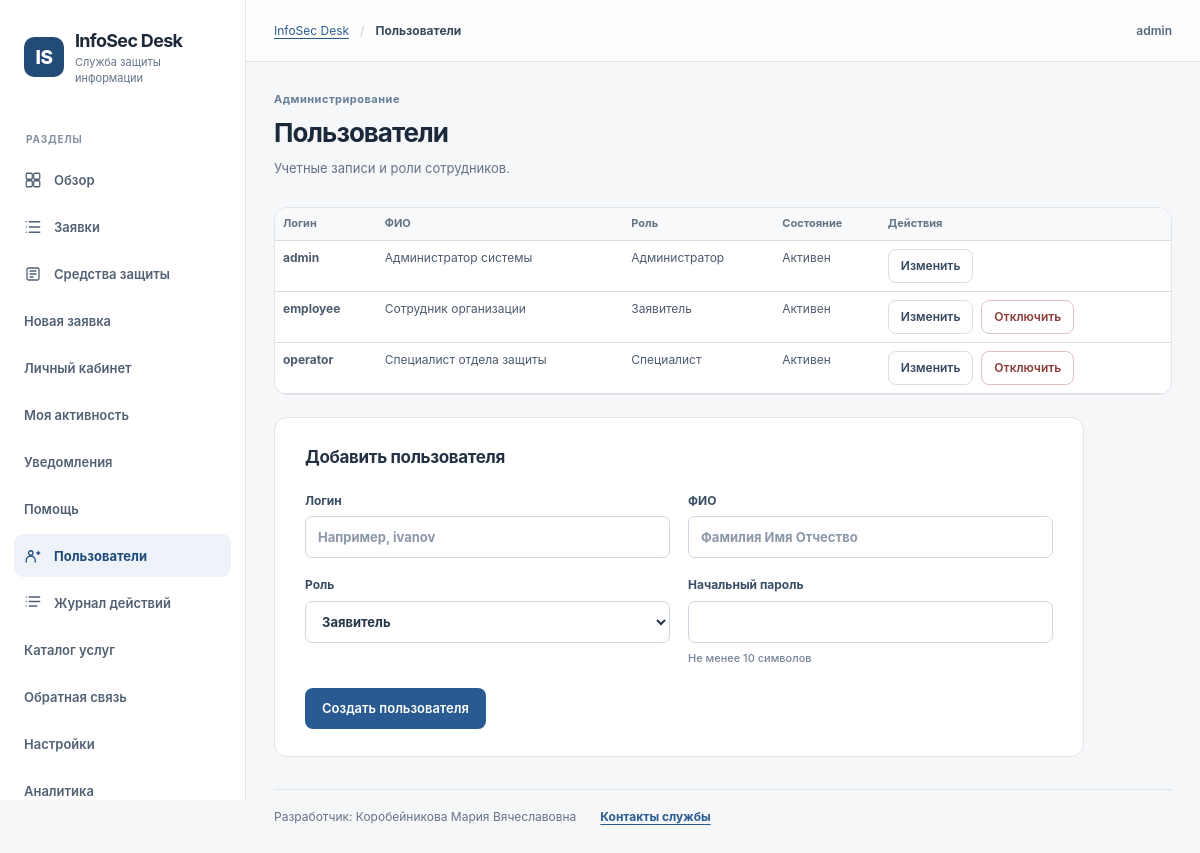
The app's page /users (signed in) with its own data.
### tables this page shows
CREATE TABLE users (
    id INTEGER PRIMARY KEY,
    username TEXT NOT NULL UNIQUE COLLATE NOCASE,
    full_name TEXT NOT NULL,
    password_hash TEXT NOT NULL,
    role TEXT NOT NULL CHECK (role IN ('requester', 'operator', 'admin')),
    active INTEGER NOT NULL DEFAULT 1 CHECK (active IN (0, 1)),
    created_at TEXT NOT NULL DEFAULT (datetime('now'))
);

### src/infosec_desk/web.py (the view)
    @app.get("/users")
    def users_page():
        require_user({"admin"})
        return show("users.html", "Пользователи", users=service.users(db_path))

### src/infosec_desk/db.py (called while the page is built)
def connect(path: str | Path) -> sqlite3.Connection:
    db = sqlite3.connect(str(path), timeout=10)
    db.row_factory = sqlite3.Row
    db.execute("PRAGMA foreign_keys = ON")
    db.execute("PRAGMA busy_timeout = 5000")
    return db

### src/infosec_desk/security.py (called while the page is built)
def new_csrf_token() -> str:
    return secrets.token_urlsafe(32)

### src/infosec_desk/service.py (called while the page is built)
def find_user(db_path, user_id):
    with connect(db_path) as db:
        row = db.execute(
            "SELECT id,username,full_name,role,active FROM users WHERE id=?", (user_id,)
        ).fetchone()
    return dict(row) if row and row["active"] else None

def users(db_path):
    with connect(db_path) as db:
        return [
            dict(row)
            for row in db.execute(
                "SELECT id,username,full_name,role,active FROM users ORDER BY full_name"
            )
        ]

def get_settings(db_path):
    with connect(db_path) as db:
        settings = {
            r["setting_key"]: r["setting_value"]
            for r in db.execute("SELECT * FROM application_settings")
        }
    return {
        "help_email": settings.get("help_email", "Уточняется у администратора"),
        "office_hours": settings.get("office_hours", "Пн-Пт, 09:00-18:00"),
        "site_title": settings.get("site_title", "InfoSec Desk"),
    }

### src/infosec_desk/templates/users.html (shortened to what this page needs)
{% extends "base.html" %}
{% block content %}
<div class="page-head"><div><p class="section-label">Администрирование</p><h1>Пользователи</h1><p class="page-description">Учетные записи и роли сотрудников.</p></div></div>
<section class="panel" aria-label="Список пользователей">
  <div class="table-wrap users-table">
    <table class="data-table">
      <thead>
        <tr><th scope="col">Логин</th><th scope="col">ФИО</th><th scope="col">Роль</th><th scope="col">Состояние</th><th scope="col">Действия</th></tr>
      </thead>
      <tbody>
      {% for member in users %}
        <tr>
          <td class="table-strong">{{ member.username }}</td>
          <td>{{ member.full_name }}</td>
          <td>{{ roles[member.role] }}</td>
          <td>{{ 'Активен' if member.active else 'Отключен' }}</td>
          <td class="user-actions">
            <div class="table-actions">
              <button type="button" class="secondary button-sm" aria-expanded="false"
                      aria-controls="user-editor-{{ member.id }}"
                      data-user-editor-target="user-editor-{{ member.id }}">Изменить</button>
              {% if member.id != user.id and member.active %}
              <form method="post" action="/users/{{ member.id }}/delete"
                    onsubmit="return confirm('Отключить учетную запись?');">
                <button class="secondary danger button-sm" type="submit">Отключить</button>
              </form>
              {% endif %}
            </div>
          </td>
        </tr>
      {% else %}
        <tr><td colspan="5" class="empty-cell">Пользователи не найдены</td></tr>
      {% endfor %}
      </tbody>
    </table>
  </div>
</section>
<section class="panel narrow" aria-labelledby="new-user-title">
  <div class="field-panel"><h2 id="new-user-title">Добавить пользователя</h2>
    <form action="/users" method="post" class="stack">
      <div class="form-grid">
        <label for="user-login">Логин<input id="user-login" name="username" required minlength="3" maxlength="40" autocomplete="off" placeholder="Например, ivanov"></label>
        <label for="user-fullname">ФИО<input id="user-fullname" name="full_name" required maxlength="120" placeholder="Фамилия Имя Отчество"></label>
        <label for="user-role">Роль<select id="user-role" name="role">{% for key,label in roles.items() %}<option value="{{ key }}">{{ label }}</option>{% endfor %}</select></label>
        <label for="user-pass">Начальный пароль<input id="user-pass" type="password" name="password" minlength="10" required autocomplete="new-password"><span class="hint">Не менее 10 символов</span></label>
      </div>
      <div class="form-actions"><button class="primary" type="submit">Создать пользователя</button></div>
    </form>
  </div>
</section>
{% endblock %}

### src/infosec_desk/templates/base.html (shortened to what this page needs)
<!DOCTYPE html>
<html lang="ru">
<head>
  <link rel="stylesheet" href="/static/style.css?v=4">
</head>
<body>
<div class="layout">
  <aside class="sidebar" aria-label="Навигация">
    <a class="brand" href="/public/overview" aria-label="InfoSec Desk, на главную">
      <span class="brand-mark" aria-hidden="true">IS</span>
      <span><strong>InfoSec Desk</strong><small>Служба защиты информации</small></span>
    </a>
    <div class="sidebar-label">Разделы</div>
    <nav class="menu" aria-label="Главное меню">
      {% if user %}
      <a href="/" class="{{ 'active' if request.path == '/' else '' }}" {% if request.path == '/' %}aria-current="page"{% endif %}>
        Обзор
      </a>
      <a href="/tickets" class="{{ 'active' if request.path.startswith('/tickets') else '' }}" {% if request.path.startswith('/tickets') %}aria-current="page"{% endif %}>
        <svg class="menu-icon" aria-hidden="true" viewBox="0 0 24 24" fill="none" stroke="currentColor" stroke-width="1.7" stroke-linecap="round" stroke-linejoin="round"><path d="M7 5h14M7 12h14M7 19h14"/><path d="M3 5h.01M3 12h.01M3 19h.01"/></svg>
        Заявки
      </a>
      <a href="/assets" class="{{ 'active' if request.path == '/assets' else '' }}" {% if request.path == '/assets' %}aria-current="page"{% endif %}>
        <svg class="menu-icon" aria-hidden="true" viewBox="0 0 24 24" fill="none" stroke="currentColor" stroke-width="1.7" stroke-linecap="round" stroke-linejoin="round"><rect x="4" y="4" width="16" height="16" rx="2"/><path d="M8 8h8M8 12h8M8 16h4"/></svg>
        Средства защиты
      </a>
      <a href="/tickets/new">Новая заявка</a>
      <a href="/profile">Личный кабинет</a>
      <a href="/my-activity">Моя активность</a>
      <a href="/notifications">Уведомления</a>
      <a href="/my-help">Помощь</a>
      {% if user.role == 'admin' %}
      <a href="/users" class="{{ 'active' if request.path == '/users' else '' }}" {% if request.path == '/users' %}aria-current="page"{% endif %}>
        <svg class="menu-icon" aria-hidden="true" viewBox="0 0 24 24" fill="none" stroke="currentColor" stroke-width="1.7" stroke-linecap="round" stroke-linejoin="round"><circle cx="9" cy="8" r="3"/><path d="M3 20v-2a6 6 0 0 1 12 0v2M17 8h4M19 6v4"/></svg>
        Пользователи
      </a>
      <a href="/audit" class="{{ 'active' if request.path == '/audit' else '' }}" {% if request.path == '/audit' %}aria-current="page"{% endif %}>
        <svg class="menu-icon" aria-hidden="true" viewBox="0 0 24 24" fill="none" stroke="currentColor" stroke-width="1.7" stroke-linecap="round" stroke-linejoin="round"><path d="M7 4h14M7 10h14M7 16h10M3 4h.01M3 10h.01M3 16h.01"/></svg>
        Журнал действий
      </a>
      <a href="/admin/services">Каталог услуг</a>
      <a href="/admin/feedback">Обратная связь</a>
      <a href="/admin/settings">Настройки</a>
      <a href="/admin/analytics">Аналитика</a>
      {% endif %}
      {% endif %}
    </nav>
  </aside>
  <main class="content" id="main-content">
    <header class="topbar">
      <nav class="topbar-path" aria-label="Хлебные крошки">
        <a href="/public/overview">InfoSec Desk</a><span class="topbar-divider">/</span>
        <strong aria-current="page">{{ title }}</strong>
      </nav>
      <div class="topbar-account">
        <span class="topbar-user">{{ user.username if user else 'Гость' }}</span>
      </div>
    </header>
    <div class="page">
      {% block content %}{% endblock %}
      <footer class="site-footer">
        <span>Разработчик: Коробейникова Мария Вячеславовна</span>
        <a href="/public/contacts">Контакты службы</a>
      </footer>
    </div>
  </main>
</div>
</body>
</html>

### records on screen
users: username "admin", full_name "Администратор системы", role "Администратор", active "Активен"
users: username "employee", full_name "Сотрудник организации", role "Заявитель", active "Активен"
users: username "operator", full_name "Специалист отдела защиты", role "Специалист", active "Активен"

### other values on screen
{{ title }} "Пользователи"
form field role "Заявитель"
